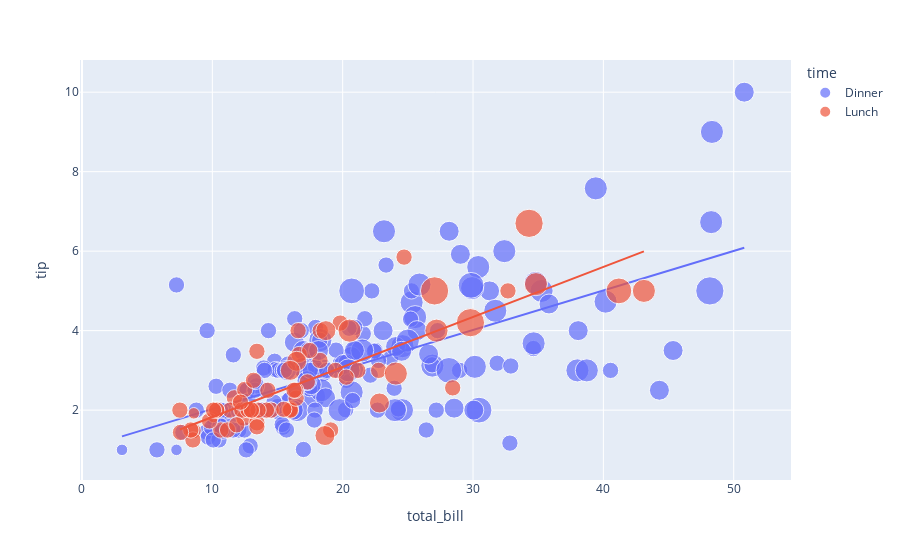

Notebook source saved alongside this figure:
### Code cell
figure = px.scatter(data_frame = data, x="total_bill",
                    y="tip", size="size", color= "time", trendline="ols")
figure.show()

### Figure 1 — Plotly figure (JSON) as saved in the notebook; plotly's stock layout.template omitted (floating-point values rounded to 4 significant figures; data arrays with more than 128 entries replaced by an {"elided": "..."} marker saying what was removed)
{"data": [{"hovertemplate": "time=Dinner<br>total_bill=%{x}<br>tip=%{y}<br>size=%{marker.size}<extra></extra>", "legendgroup": "Dinner", "marker": {"color": "#636efa", "size": {"elided": "176 int values"}, "sizemode": "area", "sizeref": 0.015, "symbol": "circle"}, "mode": "markers", "name": "Dinner", "orientation": "v", "showlegend": true, "type": "scatter", "x": {"elided": "176 float values"}, "xaxis": "x", "y": {"elided": "176 float values"}, "yaxis": "y"}, {"hovertemplate": "<b>OLS trendline</b><br>tip = 0.0994262 * total_bill + 1.03489<br>R<sup>2</sup>=0.400526<br><br>time=Dinner<br>total_bill=%{x}<br>tip=%{y} <b>(trend)</b><extra></extra>", "legendgroup": "Dinner", "marker": {"color": "#636efa", "symbol": "circle"}, "mode": "lines", "name": "Dinner", "showlegend": false, "type": "scatter", "x": {"elided": "176 float values"}, "xaxis": "x", "y": {"elided": "176 float values"}, "yaxis": "y"}, {"hovertemplate": "time=Lunch<br>total_bill=%{x}<br>tip=%{y}<br>size=%{marker.size}<extra></extra>", "legendgroup": "Lunch", "marker": {"color": "#EF553B", "size": [4, 2, 2, 2, 2, 1, 2, 2, 4, 2, 2, 2, 2, 2, 2, 4, 2, 2, 2, 2, 2, 6, 2, 2, 2, 3, 2, 2, 2, 2, 2, 2, 2, 2, 2, 2, 2, 6, 5, 6, 2, 2, 3, 2, 2, 2, 2, 2, 2, 2, 2, 2, 4, 2, 2, 3, 2, 2, 2, 4, 3, 2, 2, 1, 3, 2, 2, 2], "sizemode": "area", "sizeref": 0.015, "symbol": "circle"}, "mode": "markers", "name": "Lunch", "orientation": "v", "showlegend": true, "type": "scatter", "x": [27.2, 22.76, 17.29, 19.44, 16.66, 10.07, 32.68, 15.98, 34.83, 13.03, 18.28, 24.71, 21.16, 10.65, 12.43, 24.08, 11.69, 13.42, 14.26, 15.95, 12.48, 29.8, 8.52, 14.52, 11.38, 22.82, 19.08, 20.27, 11.17, 12.26, 18.26, 8.51, 10.33, 14.15, 16, 13.16, 17.47, 34.3, 41.19, 27.05, 16.43, 8.35, 18.64, 11.87, 9.78, 7.51, 19.81, 28.44, 15.48, 16.58, 7.56, 10.34, 43.11, 13, 13.51, 18.71, 12.74, 13, 16.4, 20.53, 16.47, 12.16, 13.42, 8.58, 15.98, 13.42, 16.27, 10.09], "xaxis": "x", "y": [4, 3, 2.71, 3, 3.4, 1.83, 5, 2.03, 5.17, 2, 4, 5.85, 3, 1.5, 1.8, 2.92, 2.31, 1.68, 2.5, 2, 2.52, 4.2, 1.48, 2, 2, 2.18, 1.5, 2.83, 1.5, 2, 3.25, 1.25, 2, 2, 2, 2.75, 3.5, 6.7, 5, 5, 2.3, 1.5, 1.36, 1.63, 1.73, 2, 4.19, 2.56, 2.02, 4, 1.44, 2, 5, 2, 2, 4, 2.01, 2, 2.5, 4, 3.23, 2.2, 3.48, 1.92, 3, 1.58, 2.5, 2], "yaxis": "y"}, {"hovertemplate": "<b>OLS trendline</b><br>tip = 0.125853 * total_bill + 0.567362<br>R<sup>2</sup>=0.648708<br><br>time=Lunch<br>total_bill=%{x}<br>tip=%{y} <b>(trend)</b><extra></extra>", "legendgroup": "Lunch", "marker": {"color": "#EF553B", "symbol": "circle"}, "mode": "lines", "name": "Lunch", "showlegend": false, "type": "scatter", "x": [7.51, 7.56, 8.35, 8.51, 8.52, 8.58, 9.78, 10.07, 10.09, 10.33, 10.34, 10.65, 11.17, 11.38, 11.69, 11.87, 12.16, 12.26, 12.43, 12.48, 12.74, 13, 13, 13.03, 13.16, 13.42, 13.42, 13.42, 13.51, 14.15, 14.26, 14.52, 15.48, 15.95, 15.98, 15.98, 16, 16.27, 16.4, 16.43, 16.47, 16.58, 16.66, 17.29, 17.47, 18.26, 18.28, 18.64, 18.71, 19.08, 19.44, 19.81, 20.27, 20.53, 21.16, 22.76, 22.82, 24.08, 24.71, 27.05, 27.2, 28.44, 29.8, 32.68, 34.3, 34.83, 41.19, 43.11], "xaxis": "x", "y": [1.513, 1.519, 1.618, 1.638, 1.64, 1.647, 1.798, 1.835, 1.837, 1.867, 1.869, 1.908, 1.973, 2.0, 2.039, 2.061, 2.098, 2.11, 2.132, 2.138, 2.171, 2.203, 2.203, 2.207, 2.224, 2.256, 2.256, 2.256, 2.268, 2.348, 2.362, 2.395, 2.516, 2.575, 2.578, 2.578, 2.581, 2.615, 2.631, 2.635, 2.64, 2.654, 2.664, 2.743, 2.766, 2.865, 2.868, 2.913, 2.922, 2.969, 3.014, 3.061, 3.118, 3.151, 3.23, 3.432, 3.439, 3.598, 3.677, 3.972, 3.991, 4.147, 4.318, 4.68, 4.884, 4.951, 5.751, 5.993], "yaxis": "y"}], "layout": {"legend": {"itemsizing": "constant", "title": {"text": "time"}, "tracegroupgap": 0}, "margin": {"t": 60}, "xaxis": {"anchor": "y", "domain": [0, 1], "title": {"text": "total_bill"}}, "yaxis": {"anchor": "x", "domain": [0, 1], "title": {"text": "tip"}}}}
